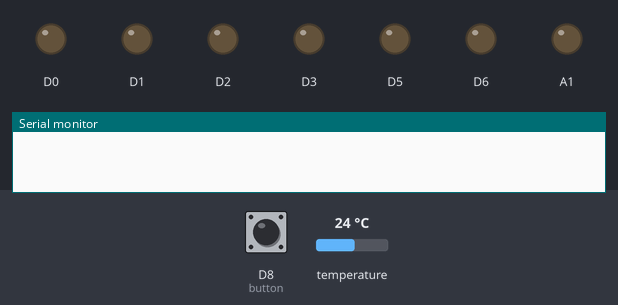
The sketch below on a simulated Arduino MKR. Shown: output pins drawn as LEDs (lit = HIGH), the last lines printed to the serial monitor. Dashed ring = blinking. The inputs (shaded band) are chosen by the test bench; at power-on: D8 (button) HIGH, temperature 24 °C. Storage starts empty.

Above: at 2.4 s.
2.5 s: D8 (button) pulled LOW for 0.15 s
At 4.5 s:
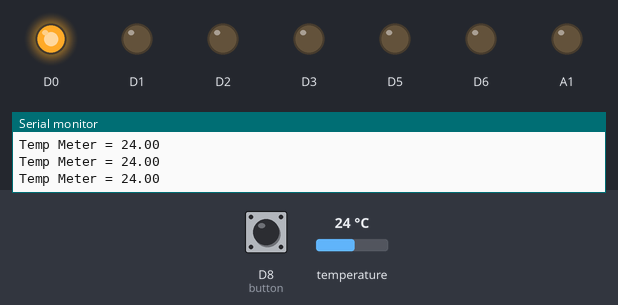
5.1 s: temperature set to 25.9 °C
At 5.6 s:
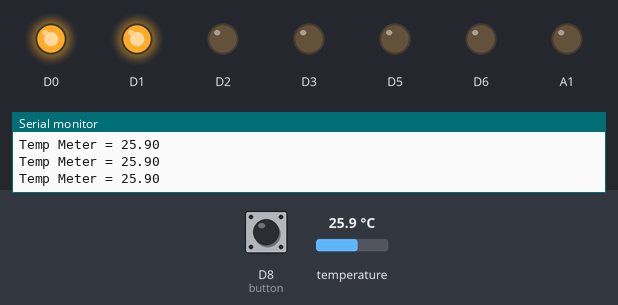
6.6 s: D8 (button) pulled LOW for 1 s
At 7.5 s:
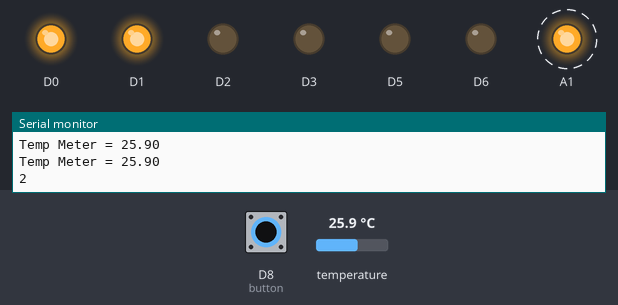
Timing chart, 0 to 11.2 s (numbered marks = the images above; inputs shaded):
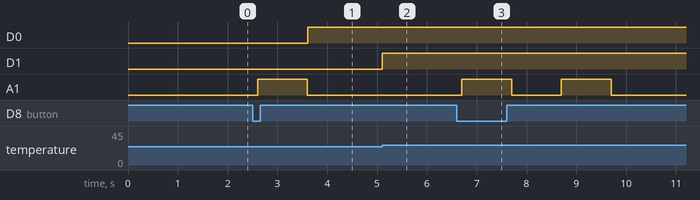

Measured:
- the behaviour switches between 25 and 25.1 °C on temperature (found by bisection; images 1 and 2)
- after the input at 2.5 s, D0: LOW → HIGH after 1.1 s; A1: LOW → HIGH after 0.10 s, → LOW 1.0 s later
- after the input at 5.1 s, D1: LOW → HIGH at once
- after the input at 6.6 s, A1: alternates HIGH for 1.0 s and LOW for 1.0 s, 4 changes in all, then stays LOW, starting after 0.10 s

The sketch:

finalv3.ino
```cpp
#include <Arduino_MKRENV.h>
#include <SPI.h>
#include <SD.h>
#define MIC A0

// button pin
const int button = 8;

// chip select for SD card
const int SD_CS_PIN = 4;

// variables
float temperature = 0;
int ledblink = 1;

// CountButton  //
int buttonState = 0;
int count_value = 0;
int prestate = 0;

// DBMeter //
int adc;
//the variable that will hold the value read from the microphone each time
int dB, PdB;

// file object
File dataFile_temp;
File dataFile_dB;

void setup() {
    // initialize the pushbutton pin as an input:
    pinMode(button, INPUT_PULLUP);
    pinMode(0, OUTPUT);
    pinMode(1, OUTPUT);
    pinMode(2, OUTPUT);
    pinMode(3, OUTPUT);
    pinMode(5, OUTPUT);
    pinMode(6, OUTPUT);
    pinMode(A1, OUTPUT);

    Serial.begin(9600);
    while (!Serial);

    // init the ENV Shield
  if (!ENV.begin()) {
    Serial.println("Failed to initialize MKR ENV shield!");
    while (1);
  }

  // init SPI
  SPI.begin();
  delay(100);

  // init SD card
  if(!SD.begin(SD_CS_PIN)) {
    Serial.println("Failed to initialize SD card!");
    while (1);
  }

  // init the logfile
  dataFile_temp = SD.open("log-0001.csv", FILE_WRITE);
  delay(1000);
  dataFile_dB = SD.open("log-0002.csv", FILE_WRITE);

  // init the CSV file with headers
  dataFile_temp.println("temperature");
  dataFile_dB.println("dB");

  // close the file
  dataFile_temp.close();
  delay(100);
  dataFile_dB.close();
}

void loop() {
    // read the state of the pushbutton value:
    buttonState = digitalRead(button);

    // check if the pushbutton is pressed. If it is, then the buttonState is HIGH:
    if (buttonState == LOW && prestate == 0) {
        count_value++;
        Serial.println(count_value);
        delay(100);
        prestate = 1;
    }else if(buttonState == HIGH){
        prestate = 0;
    }

    // Temperatur Meter
    if (count_value == 1){
        if (ledblink == 1){
            digitalWrite(A1, HIGH);
            delay(1000);
            digitalWrite(A1, LOW);
            ledblink = 2;
        }

        /////Temp//////
        float temperature = ENV.readTemperature();

        // print each of the sensor values
        Serial.print("Temp Meter = ");
        Serial.print(temperature);

        Serial.println();
        if (temperature<19.99)  {digitalWrite(A1, HIGH);} else {digitalWrite(A1, LOW);}
        if (temperature>20.00)  {digitalWrite(0, HIGH);} else {digitalWrite(0, LOW);}
        if (temperature>25.00)  {digitalWrite(1, HIGH);} else {digitalWrite(1, LOW);}
        if (temperature>27.00)  {digitalWrite(2, HIGH);} else {digitalWrite(2, LOW);}
        if (temperature>29.00) {digitalWrite(3, HIGH);} else {digitalWrite(3, LOW);}
        if (temperature>31.00) {digitalWrite(5, HIGH);} else {digitalWrite(5, LOW);}
        if (temperature>35.00) {digitalWrite(6, HIGH);} else {digitalWrite(6, LOW);}
        buttonState;
    }

    // Log Temperatur
    if (count_value == 2){
        if (ledblink == 2){
            digitalWrite(A1, HIGH);
            delay(1000);
            digitalWrite(A1, LOW);
            delay(1000);
            digitalWrite(A1, HIGH);
            delay(1000);
            digitalWrite(A1, LOW);
            ledblink = 3;
        }
      // init the logfile
      dataFile_temp = SD.open("log-0001.csv", FILE_WRITE);
      delay(1000);

      // read the sensors values
      float temperature = ENV.readTemperature();

        // print each of the sensor values
        Serial.print("Temp Log = ");
        Serial.println(temperature);

      // print each of the sensor values
      dataFile_temp.print(temperature);
      // close the file
      dataFile_temp.close();
      // wait 1 second to print again
      delay(1000);
      buttonState;
    }

    // Dezibel Meter
    if (count_value == 3){
        if (ledblink == 3){
            digitalWrite(A1, HIGH);
            delay(1000);
            digitalWrite(A1, LOW);
            delay(1000);
            digitalWrite(A1, HIGH);
            delay(1000);
            digitalWrite(A1, LOW);
            delay(1000);
            digitalWrite(A1, HIGH);
            delay(1000);
            digitalWrite(A1, LOW);
            delay(1000);
            ledblink = 4;
        }

        /////DB/////
        adc= analogRead(MIC); //Read the ADC value from amplifer
        dB = (adc+83.2073) / 11.003; //Convert ADC value to dB using Regression values
        Serial.print("dB Meter = ");
        Serial.print(dB);//Print ADC for initial calculation

        Serial.println();
        if (dB>50) {digitalWrite(0, HIGH);} else {digitalWrite(0, LOW);}
        if (dB>60) {digitalWrite(1, HIGH);} else {digitalWrite(1, LOW);}
        if (dB>70) {digitalWrite(2, HIGH);} else {digitalWrite(2, LOW);}
        if (dB>80) {digitalWrite(3, HIGH);} else {digitalWrite(3, LOW);}
        if (dB>90) {digitalWrite(5, HIGH);} else {digitalWrite(5, LOW);}
        if (dB>100) {digitalWrite(6, HIGH);} else {digitalWrite(6, LOW);}
        buttonState;
    }

    // Log Dezibel
    if (count_value == 4){
        if (ledblink == 4){
            digitalWrite(A1, HIGH);
            delay(1000);
            digitalWrite(A1, LOW);
            delay(1000);
            digitalWrite(A1, HIGH);
            delay(1000);
            digitalWrite(A1, LOW);
            delay(1000);
            digitalWrite(A1, HIGH);
            delay(1000);
            digitalWrite(A1, LOW);
            delay(1000);
            digitalWrite(A1, HIGH);
            delay(1000);
            digitalWrite(A1, LOW);
            delay(1000);
            ledblink = 5;
        }
        // init the logfile
        dataFile_dB = SD.open("log-0002.csv", FILE_WRITE);
        delay(1000);

        adc= analogRead(MIC); //Read the ADC value from amplifer
        dB = (adc+83.2073) / 11.003; //Convert ADC value to dB using Regression values
        Serial.print("dB Log = ");
        Serial.println(dB);//Print ADC for initial calculation

        // print each of the sensor values
        dataFile_dB.print(dB);
        // close the file
        dataFile_dB.close();
        // wait 1 second to print again
        delay(1000);

        buttonState;
    }

    if (count_value == 5){
        count_value =0;
        buttonState;
    }
}
```
